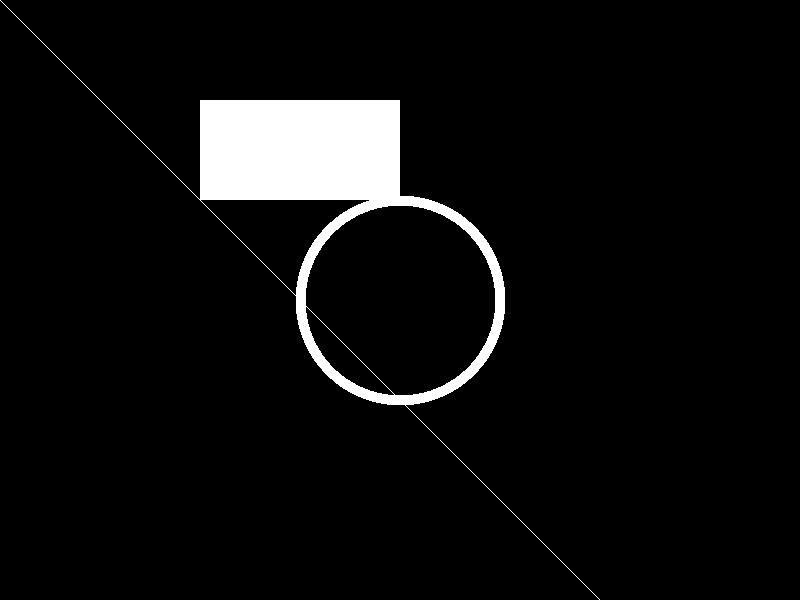
#> input picture assembly_tutorial/examples/input.jpg, 800 x 600 px
$ python edge_detector.py
#> lines starting #> are read from the running program, lines starting #| are printed output that depends on the picture; after the words box and inside, x2 and y2 are one past the last pixel; in counts of white or black regions, pixels touching at a corner belong together
import numpy as np
import time
from PIL import Image

def detect_edges_python(input_path, output_path, threshold=30):
    # Load and convert image to grayscale
#> called with input_path = 'input.jpg', output_path = 'output_edges_python.jpg', threshold = 30
    img = Image.open(input_path).convert('L')
#> img is the input picture: PIL image 800x600 L; min 0, max 255, mean 14.2
    img_array = np.array(img)

    # Define Sobel kernels
    sobel_x = np.array([[-1, 0, 1],
                       [-2, 0, 2],
                       [-1, 0, 1]])

    sobel_y = np.array([[-1, -2, -1],
                        [0,  0,  0],
                        [1,  2,  1]])

    # Record start time
    start_time = time.time()

    # Calculate gradients
    gradient_x = np.zeros_like(img_array, dtype=float)
    gradient_y = np.zeros_like(img_array, dtype=float)

    # Apply convolution
    height, width = img_array.shape
#> height = 600; width = 800
    for y in range(1, height - 1):
        for x in range(1, width - 1):
            # Get 3x3 neighborhood
            neighborhood = img_array[y-1:y+2, x-1:x+2]

            # Calculate gradients
            gx = np.sum(neighborhood * sobel_x)
            gy = np.sum(neighborhood * sobel_y)

            # Approximate magnitude
            magnitude = max(abs(gx), abs(gy)) + 0.5 * min(abs(gx), abs(gy))

            # Apply threshold
            gradient_x[y, x] = magnitude > threshold
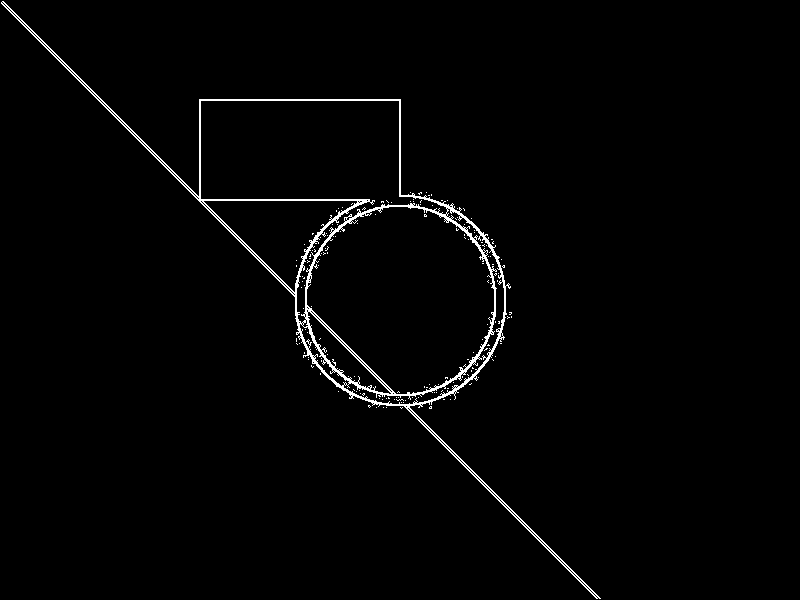
#> gradient_x: shape (600, 800) float64; values 0 (black) and 1 (white), 1.7% white in thin lines or dots, all inside (x1, y1, x2, y2) = (1, 1, 601, 599)

    # Convert to binary image
    edges = gradient_x * 255

    # Calculate processing time
    processing_time = (time.time() - start_time) * 1000000  # Convert to microseconds

    # Save result
    result_img = Image.fromarray(edges.astype(np.uint8))
    result_img.save(output_path)

    return processing_time

if __name__ == "__main__":
    processing_time = detect_edges_python("input.jpg", "output_edges_python.jpg")
    print(f"Python edge detection time: {processing_time:.0f} microseconds")
